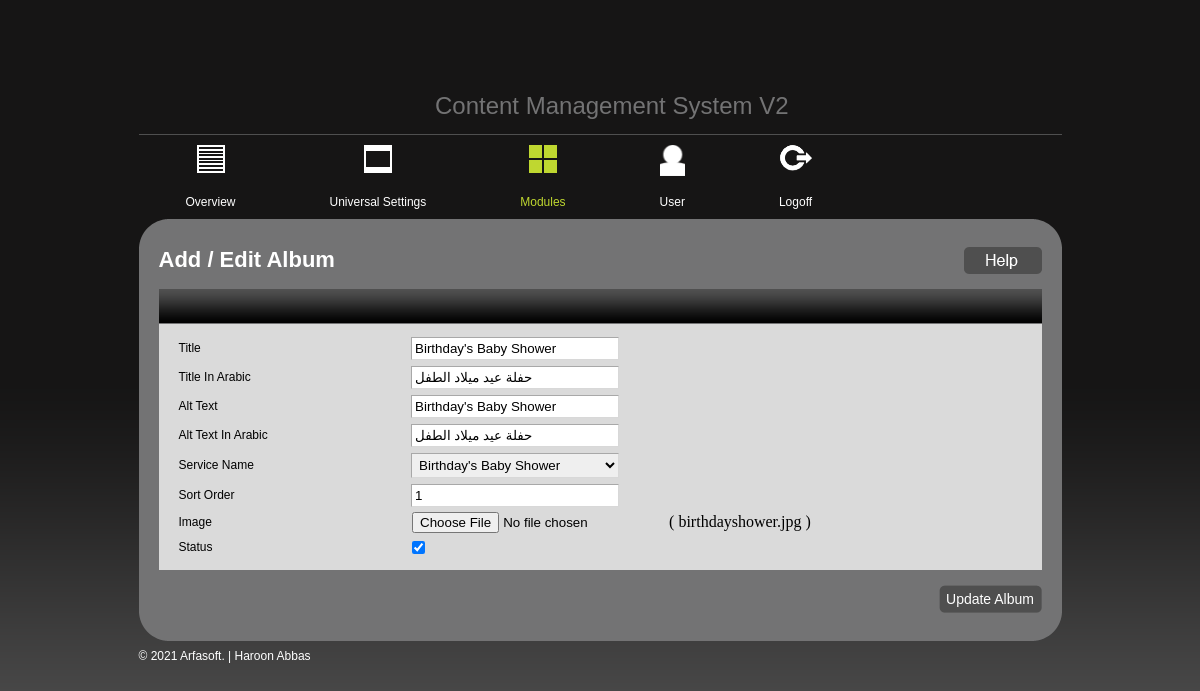
Page /admin/new_album.php?args1=1 (signed in) on the committed database.
### tables this page shows
CREATE TABLE `album_tbl` (
  `id` int(11) NOT NULL,
  `title` varchar(255) NOT NULL,
  `ar_title` blob NOT NULL,
  `alttext` varchar(255) NOT NULL,
  `ar_alttext` blob NOT NULL,
  `sortorder` int(11) NOT NULL,
  `image` varchar(255) NOT NULL,
  `status` tinyint(1) NOT NULL DEFAULT '0',
  `service_id` int(11) DEFAULT '0'
);

### includes/db_wrapper.php (called while the page is built, shortened)
<?php
class mysqldb
{
    var $host;
    var $user;
    var $password;
    var $db_name;
    var $connection = false;
    var $result;
    var $error_level = 0;
    var $error_desc = "No errors";
    var $num_rows = 0;
    public function __construct($host, $user, $password, $db_name, $port)
    {
        $this->host = isset($host) ? $host : "localhost";
        $this->user = isset($user) ? $user : "root";
        $this->password = isset($password) ? $password : "";
        $this->db_name = isset($db_name) ? $db_name : "cms_db";
    }
    function connect($is_persistent = false)
    {
        if (!$is_persistent)
        {
            $this->connection = @mysqli_connect($this->host, $this->user, $this->password, $this->db_name);
        }
        else
        {
            $this->connection = @mysql_pconnect($this->host, $this->user, $this->password, $this->db_name);
        }
    }
    function error_report()
    {
        $this->error_level = mysqli_errno($this->connection);
        $this->error_desc = mysqli_error($this->connection);
    }
    function query($sqlString)
    {
        $this->sqlString = $sqlString;
        if ($this->connection !== false)
        {
            $this->result = mysqli_query($this->connection, $sqlString);
            if ($this->result)
            {
                $this->affected_rows = mysqli_affected_rows($this->connection);
                if (is_object($this->result))
                {
                    $this->num_rows = mysqli_num_rows($this->result);
                }
                return true;
            }
            else
            {
                $this->affected_rows = 0;
                $this->num_rows = 0;
                $this->add_debug_message(date("d/m/Y - H:i:s") . " - OPERATION FAILED: Executed [" . $this->sqlString . "] got " . $this->error_level . " " . $this->error_desc . "\r\n");
                return false;
            }
        }
        else
        {
            $this->affected_rows = 0;
            $this->num_rows = 0;
            $this->add_debug_message(date("d/m/Y - H:i:s") . " - OPERATION FAILED: No database open OR no SQL command provided" . "\r\n");
            return false;
        }
    }
    function fetch_assoc()
    {
        return mysqli_fetch_assoc($this->result);
    }
    function fetch_data_array()
    {
        $data = array();
        while ($row = $this->fetch_assoc())
        {
            $data[] = $row;
        }
        return $data;
    }
    function list_table($table_name, $where = false, $parameters = array())
    {
        $range = (isset($parameters['range']) && !empty($parameters['range'])) ? $parameters['range'] : " * ";
        $sortColumn = (isset($parameters['sortColumn']) && !empty($parameters['sortColumn'])) ? $parameters['sortColumn'] : false;
        $rowCount = (isset($parameters['rowCount']) && !empty($parameters['rowCount'])) ? $parameters['rowCount'] : false;
        $queryString = "SELECT $range FROM $table_name ";
        $this->query($queryString);
        if ($this->num_rows < 1)
        {
            return false;
        }
        else
        {
            return $this->fetch_data_array();
        }
    }
    function fetch_row($table_name, $where = false, $parameters = array())
    {
        $range = (isset($parameters['range']) && !empty($parameters['range'])) ? $parameters['range'] : " * ";
        $queryString = "SELECT $range FROM $table_name ";
        if ($where != false) $queryString .= " WHERE $where LIMIT 1";
        $this->query($queryString);
        if ($this->num_rows < 1)
        {
            return false;
        }
        else
        {
            return $this->fetch_assoc();
        }
    }
}
$mysql = new mysqldb(DB_HOST, DB_USER, DB_PASSWORD, DB_NAME, DB_PORT);
?>

### admin/includes/utility.php (called while the page is built, shortened)
<?php
	function cleaninputfield($mysql,$value){
		return mysqli_real_escape_string($mysql->connection,$value);
	}
	?>

### admin/new_album.php (the view, shortened to what this page needs)
<?php
	include_once("../includes/config.php");
	include_once("../includes/db_wrapper.php");
	include_once("includes/utility.php");
	?>
<!DOCTYPE html PUBLIC "-//W3C//DTD XHTML 1.0 Transitional//EN" "http://www.w3.org/TR/xhtml1/DTD/xhtml1-transitional.dtd">
<html xmlns="http://www.w3.org/1999/xhtml">
<head>
<?php
	include_once("widgets/meta_tags.php");
	?>
</head>
<body>
	<div class="wrap">
		<?php
			include_once("widgets/header.php");
			include_once("widgets/top_menu.php");
			?>
		<div class="container-top"></div>
		<?php
			if(isset($_GET['args1'])){
				$args1 =cleaninputfield($mysql,$_GET['args1']);
				$postrow = $mysql->fetch_row("album_tbl","id=$args1");
			}
			?>
		<form action="" method="post" name="album_form" id="album_form" enctype="multipart/form-data" >
		<div class="container">
			<h2>Add / Edit Album </h2>
			<div class="rightbtn">
				<a href="#"><img src="images/helpbtn.png" border="0" alt="help" /></a>
			</div>
			<div class="content">
			<div class="content-bar"></div>
			<table width="100%" border="0" cellspacing="0" cellpadding="0" class="addpage">
				  <tr>
					<td width="26%"><label for="title">Title</label></td>
					<td width="74%"><input name="title" id="title" type="text" <?php if(isset($postrow)){?> value="<?php echo $postrow['title']; ?>"<?php } ?>/></td>
				  </tr>
				  <tr>
					<td width="26%"><label for="title">Title In Arabic</label></td>
					<td width="74%"><input name="ar_title" id="ar_title" type="text" <?php if(isset($postrow)){?> value="<?php echo $postrow['ar_title']; ?>"<?php } ?>/></td>
				  </tr>
				  <tr>
					<td><label for="alt_text">Alt Text </label></td>
					<td><input name="alttext" id="alttext" type="text" <?php if(isset($postrow)){?> value="<?php echo $postrow['alttext']; ?>"<?php } ?>/></td>
				  </tr>
				  <tr>
					<td><label for="alt_text">Alt Text In Arabic</label></td>
					<td><input name="ar_alttext" id="ar_alttext" type="text" <?php if(isset($postrow)){?> value="<?php echo $postrow['ar_alttext']; ?>"<?php } ?>/></td>
				  </tr>
				  <tr>
					<td><label for="service_id"> Service Name</label></td>
					<td>
						<select name="service_id" id="service_id">
							<?php
								$rows = $mysql->list_table("services_tbl",false);
								if($mysql->affected_rows>0){
									foreach($rows as $value => $row){
										 $toplevel_page = stripslashes($row['heading']);
										$sel_1 = ($row['id'] == $postrow['service_id']) ? "selected='selected'" : "";
									?>
									<option value="<?php echo $row['id']; ?>" <?php echo $sel_1; ?>> <?php echo $toplevel_page; ?> </option>
							<?php
									}
								}
								?>
						</select>					</td>
				  </tr>
				  <tr>
					<td><label for="sort_order">Sort Order </label></td>
					<td>
					<?php
						if(isset($postrow)){
							$max_value = $postrow['sortorder'];
						}else{
							$max_value = $mysql->table_max_value("album_tbl","sortorder");
							$max_value += 1;
						}
						?>
					<input name="sortorder" id="sortorder" type="text" value="<?php echo $max_value; ?>"/>		</td>
				  </tr>
				  <tr>
					<td><label for="image">Image</label></td>
					<td><input type="file" name="image" id="image" /><?php  if(isset($postrow)){?> <?php echo "(   $postrow[image]   )"; } ?>
					</td>
				  </tr>
				  <tr>
					<td><label for="status">Status</label></td>
					<td><input name="status" id="status" type="checkbox" value="1" <?php if(isset($postrow) && $postrow['status']==1){?> checked="checked" <?php } ?>/></td>
				  </tr>
			  </table>
		</div>
		<div class="addbtn-right">
	<?php
		if(isset($_GET['args1'])){ ?>
			<input name="update" id="update" border="0" type="submit" value="Update Album" class="addpagebtn" />
  <?php }else{ ?>
			<input type="hidden" name="addalbum" id="addalbum" value="addalbum" />
			<input name="add" id="add" border="0" type="submit" value="Add Album" class="addpagebtn" />
	<?php } ?>
		</div>
	  </div>
	 </form>
	<div class="container-bottom"></div>
	<?php
		include_once("widgets/footer.php");
		?>
  </div>
</body>
</html>

### admin/style.css (style rules this page uses)
body { margin:0px; padding:0px; background:url(images/bodybg.png) repeat-x; background-color:#4f4f4f; }
.wrap { width:923px; margin:0 auto; }
.container-top { float:left; background:url(images/con-top.png) no-repeat; width:923px; height:28px; }
.container { float:left; width:883px; background:url(images/containerbg.png) repeat-y; padding:0px 20px; }
.container h2 { margin:0px; float:left; font-family:Arial, Helvetica, sans-serif; font-size:22px; font-weight:bold; color:#FFFFFF; }
.rightbtn { float:right; }
.content { float:left; width:883px; background-color:#dadada; margin:15px 0px; }
.content-bar { background:url(images/container-headerbg.png) repeat-x; width:883px; height:35px; }
.content .addpage { margin:10px 20px; }
.content label { color:#000000; font-family:Arial, Helvetica, sans-serif; font-size:12px; line-height:25px; }
.content input[type="text"] { width:200px; -moz-border-radius:3px; border-color:#A8A8A8 #D8D8D8 #D8D8D8 #A8A8A8; border-left:1px solid #A8A8A8; border-style:solid; border-width:1px; margin:3px; padding:3px; }
.content select { width:208px; -moz-border-radius:3px; border-color:#A8A8A8 #D8D8D8 #D8D8D8 #A8A8A8; border-left:1px solid #A8A8A8; border-style:solid; border-width:1px; margin:3px; padding:3px; }
.addbtn-right { float:left; width:883px; text-align:right; }
.container-bottom { float:left; background:url(images/cont-bottom.png) no-repeat; width:923px; height:28px; }
.addpagebtn { background:url(images/addapage.png) no-repeat; width:103px; height:28px; border:none; padding:0px; color:#FFFFFF; font-family:Arial, Helvetica, sans-serif; font-size:14px; cursor:pointer; }

### rows in the picture
album_tbl: title "Birthday's Baby Shower", ar_title "حفلة عيد ميلاد الطفل", alttext "Birthday's Baby Shower", ar_alttext "حفلة عيد ميلاد الطفل", sortorder "1", image "birthdayshower.jpg", status "☑"

### other values in the picture
form field service_id "Birthday's Baby Shower"
